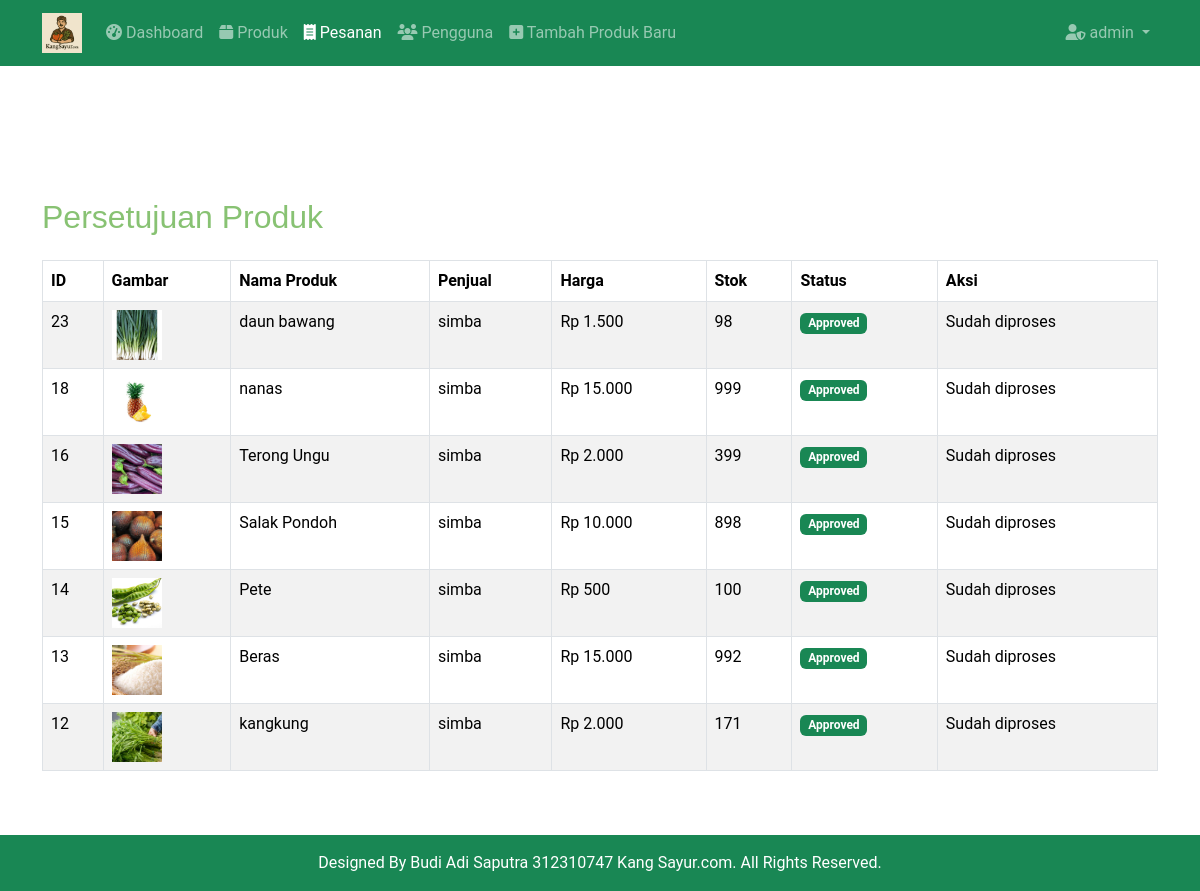
/sayuran/admin/admin_product_approval.php (signed in), run on the app's committed database.
### tables this page shows
CREATE TABLE `produk` (
  `id` int(11) NOT NULL,
  `name` varchar(255) NOT NULL,
  `description` text DEFAULT NULL,
  `price` decimal(10,2) NOT NULL,
  `stock` int(11) NOT NULL DEFAULT 0,
  `category_id` int(11) DEFAULT NULL,
  `seller_id` int(11) DEFAULT NULL,
  `image_url` varchar(255) DEFAULT NULL,
  `created_at` timestamp NOT NULL DEFAULT current_timestamp(),
  `status_persetujuan` enum('pending','approved','rejected') DEFAULT 'pending' COMMENT 'Status persetujuan produk oleh admin'
);

CREATE TABLE `users` (
  `id` int(11) NOT NULL,
  `username` varchar(50) NOT NULL,
  `password` varchar(255) NOT NULL,
  `email` varchar(100) NOT NULL,
  `phone_number` varchar(20) DEFAULT NULL,
  `nama` varchar(100) DEFAULT NULL,
  `role` enum('admin','penjual','pembeli') DEFAULT 'pembeli',
  `created_at` timestamp NOT NULL DEFAULT current_timestamp()
);

### sayuran/admin/admin_product_approval.php (the view, shortened to what this page needs)
<?php
require_once __DIR__ . '/admin_header.php';
$products = [];
try {
    $pdo = get_pdo_connection();
    $pdo->setAttribute(PDO::ATTR_ERRMODE, PDO::ERRMODE_EXCEPTION);
    $sql_query = "
        SELECT p.id, p.name, p.description, p.price, p.stock, p.status_persetujuan, p.image_url, u.username AS seller_username
        FROM produk p
        INNER JOIN users u ON p.seller_id = u.id
        ORDER BY p.created_at DESC
    ";
    $stmt_products = $pdo->prepare($sql_query);
    $stmt_products->execute();
    $products = $stmt_products->fetchAll(PDO::FETCH_ASSOC);
} catch (PDOException $e) {
    $error_message = "Terjadi kesalahan database saat mengambil produk: " . $e->getMessage();
}
?>
<div class="container mt-5">
    <h2 class="mb-4">Persetujuan Produk</h2>
    <?php if (empty($products)): ?>
        <div class="alert alert-info text-center" role="alert">
            Tidak ada produk yang perlu persetujuan atau semua produk sudah disetujui.
        </div>
    <?php else: ?>
        <div class="table-responsive">
            <table class="table table-bordered table-striped">
                <thead>
                    <tr>
                        <th>ID</th>
                        <th>Gambar</th>
                        <th>Nama Produk</th>
                        <th>Penjual</th>
                        <th>Harga</th>
                        <th>Stok</th>
                        <th>Status</th>
                        <th>Aksi</th>
                    </tr>
                </thead>
                <tbody>
                    <?php foreach ($products as $product): ?>
                        <tr>
                            <td><?php echo htmlspecialchars($product['id']); ?></td>
                            <td>
                                <?php if (!empty($product['image_url'])): ?>
                                    <img src="../<?php echo htmlspecialchars($product['image_url']); ?>" alt="<?php echo htmlspecialchars($product['name']); ?>" style="width: 50px; height: 50px; object-fit: cover;">
                                <?php else: ?>
                                    Tidak ada gambar
                                <?php endif; ?>
                            </td>
                            <td><?php echo htmlspecialchars($product['name']); ?></td>
                            <td><?php echo htmlspecialchars($product['seller_username']); ?></td>
                            <td>Rp <?php echo number_format($product['price'], 0, ',', '.'); ?></td>
                            <td><?php echo htmlspecialchars($product['stock']); ?></td>
                            <td>
                                <span class="badge
                                    <?php
                                        if ($product['status_persetujuan'] == 'pending') echo 'bg-warning text-dark';
                                        elseif ($product['status_persetujuan'] == 'approved') echo 'bg-success';
                                        elseif ($product['status_persetujuan'] == 'rejected') echo 'bg-danger';
                                        else echo 'bg-secondary';
                                    ?>">
                                    <?php echo htmlspecialchars(ucfirst($product['status_persetujuan'])); ?>
                                </span>
                            </td>
                            <td>
                                <?php if ($product['status_persetujuan'] == 'pending'): ?>
                                    <form action="admin_product_approval.php" method="POST" class="d-inline">
                                        <input type="hidden" name="product_id" value="<?php echo htmlspecialchars($product['id']); ?>">
                                        <select name="new_status" class="form-select form-select-sm d-inline-block w-auto me-2">
                                            <option value="approved">Setujui</option>
                                            <option value="rejected">Tolak</option>
                                        </select>
                                        <button type="submit" name="update_status" class="btn btn-sm btn-primary">Update</button>
                                    </form>
                                <?php else: ?>
                                    Sudah diproses
                                <?php endif; ?>
                            </td>
                        </tr>
                    <?php endforeach; ?>
                </tbody>
            </table>
        </div>
    <?php endif; ?>
</div>
<?php require_once __DIR__ . '/../include/footer.php'; ?>

### sayuran/assets/css/main.css (style rules this page uses)
:root { --default-font: "Roboto", system-ui, -apple-system, "Segoe UI", Roboto, "Helvetica Neue", Arial, "Noto Sans", "Liberation Sans", sans-serif, "Apple Color Emoji", "Segoe UI Emoji", "Segoe UI Symbol", "Noto Color Emoji"; --heading-font: "Nunito", sans-serif; --nav-font: "Inter", sans-serif; }
:root { --background-color: #ffffff; --default-color: #31511E; --heading-color: #88C273; --accent-color: #859F3D; --surface-color: #ffffff; --contrast-color: #ffffff; }
:root { --nav-color: #313336; --nav-hover-color: #859F3D; --nav-mobile-background-color: #ffffff; --nav-dropdown-background-color: #ffffff; --nav-dropdown-color: #313336; --nav-dropdown-hover-color: #859F3D; }
:root { scroll-behavior: smooth; }
body { color: var(--default-color); background-color: transparent; font-family: var(--default-font); padding-top: 80px; }
h1, h2, h3, h4, h5, h6 { color: var(--heading-color); font-family: var(--heading-font); }

### data on the page
produk: id "23", image_url (picture), name "daun bawang", users.username "simba", price "1.500", stock "98", status_persetujuan "Approved", shows "Sudah diproses"
produk: id "18", image_url (picture), name "nanas", users.username "simba", price "15.000", stock "999", status_persetujuan "Approved", shows "Sudah diproses"
produk: id "16", image_url (picture), name "Terong Ungu", users.username "simba", price "2.000", stock "399", status_persetujuan "Approved", shows "Sudah diproses"
produk: id "15", image_url (picture), name "Salak Pondoh", users.username "simba", price "10.000", stock "898", status_persetujuan "Approved", shows "Sudah diproses"
produk: id "14", image_url (picture), name "Pete", users.username "simba", price "500", stock "100", status_persetujuan "Approved", shows "Sudah diproses"
produk: id "13", image_url (picture), name "Beras", users.username "simba", price "15.000", stock "992", status_persetujuan "Approved", shows "Sudah diproses"
produk: id "12", image_url+name (picture), name "kangkung", users.username "simba", price "2.000", stock "171", status_persetujuan "Approved", shows "Sudah diproses"

### other printed values
$_SESSION['username'] "admin"
